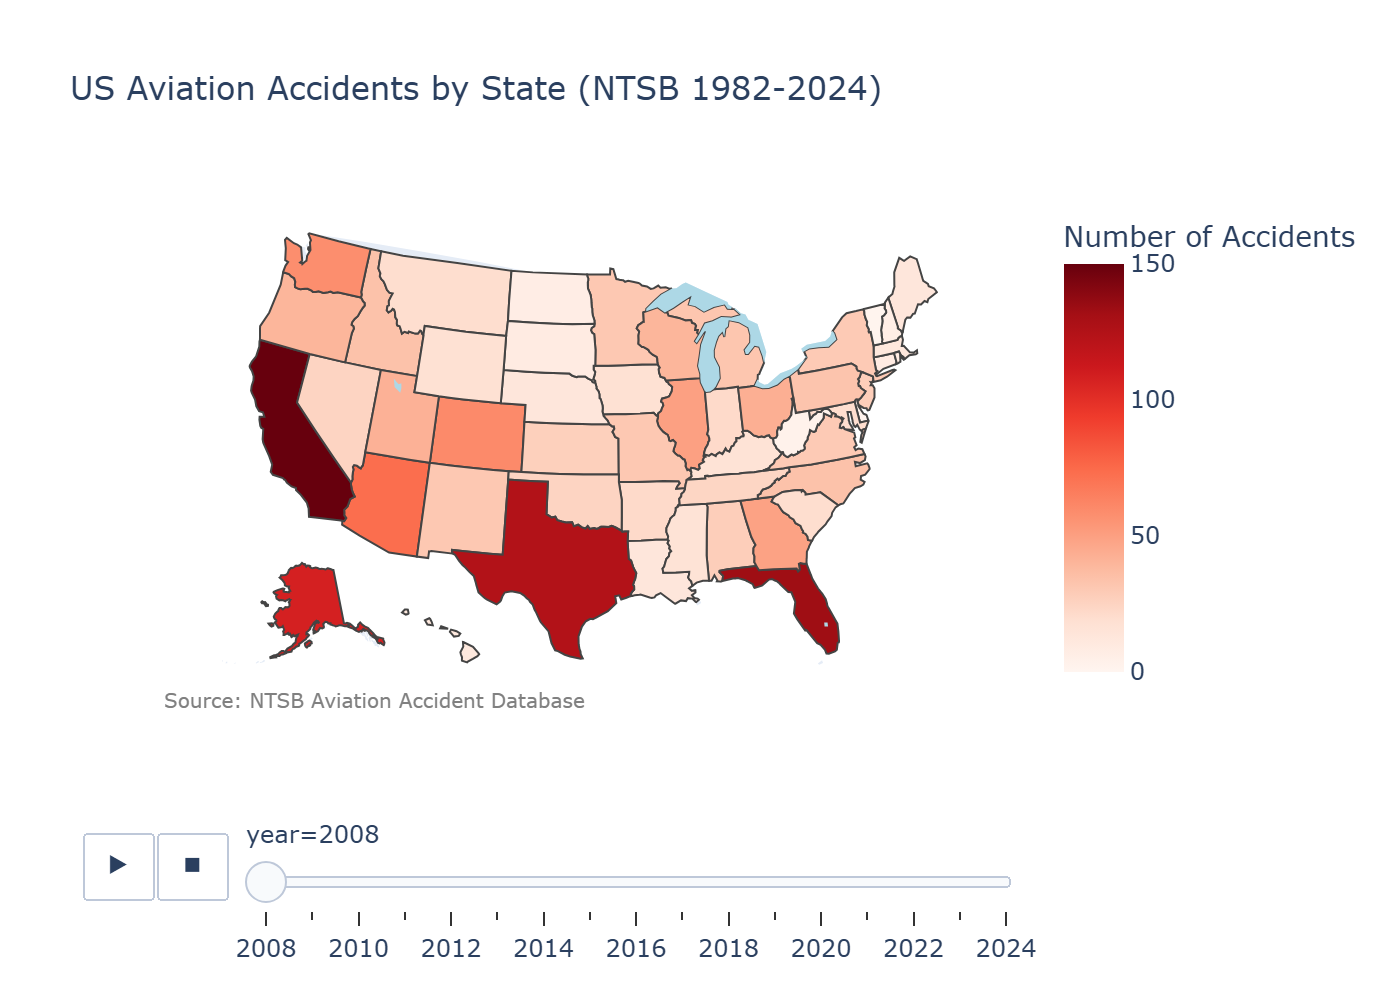

Write the Python code that produced this figure.
"""
accident_map.py

Creates a state by state heatmap of US civil aviation accidents
using NTSB data with an animated year slider. Built with Plotly
for interactive visualization.

Author: Brittany Blessie
Data source: NTSB Aviation Accident Database (1982-2024)
"""

import pyodbc
import pandas as pd
import plotly.express as px

# Path to the NTSB Access database file
db_path = r"C:\Users\brittany.blessie\Downloads\avall\avall.mdb"

# Connection string for Microsoft Access driver
conn_str = (
    r"Driver={Microsoft Access Driver (*.mdb, *.accdb)};"
    r"Dbq=" + db_path + ";"
)

# Establish database connection
conn = pyodbc.connect(conn_str)

# Load state and year data from events table
df = pd.read_sql("SELECT ev_state, ev_year FROM events", conn)

# Remove missing states and incomplete year
df = df.dropna(subset=['ev_state'])
df = df[df['ev_year'] < 2025]

# Count accidents per state per year
state_year_counts = df.groupby(['ev_year', 'ev_state']).size().reset_index()
state_year_counts.columns = ['year', 'state', 'accidents']

# Convert year to string for slider display
state_year_counts['year'] = state_year_counts['year'].astype(str)

# Build animated choropleth map with year slider
fig = px.choropleth(
    state_year_counts,
    locations='state',
    locationmode='USA-states',
    color='accidents',
    scope='usa',
    color_continuous_scale='Reds',
    animation_frame='year',
    range_color=[0, 150],
    title='US Aviation Accidents by State (NTSB 1982-2024)',
    labels={'accidents': 'Number of Accidents'}
)

# Add data source annotation
fig.add_annotation(
    text="Source: NTSB Aviation Accident Database",
    xref="paper", yref="paper",
    x=0, y=-0.05,
    showarrow=False,
    font=dict(size=10, color="gray")
)

fig.update_layout(
    title_font_size=16,
    geo=dict(showlakes=True, lakecolor='lightblue')
)

# Save as interactive HTML so the slider works
fig.write_html('accident_map.html')
fig.write_image('accident_map.png', scale=2)
fig.update_traces(
    hovertemplate="<b>%{location}</b><br>Accidents: %{z}<extra></extra>"
)

fig.write_html('accident_map.html')
fig.write_image('accident_map.png', scale=2)
fig.show()
